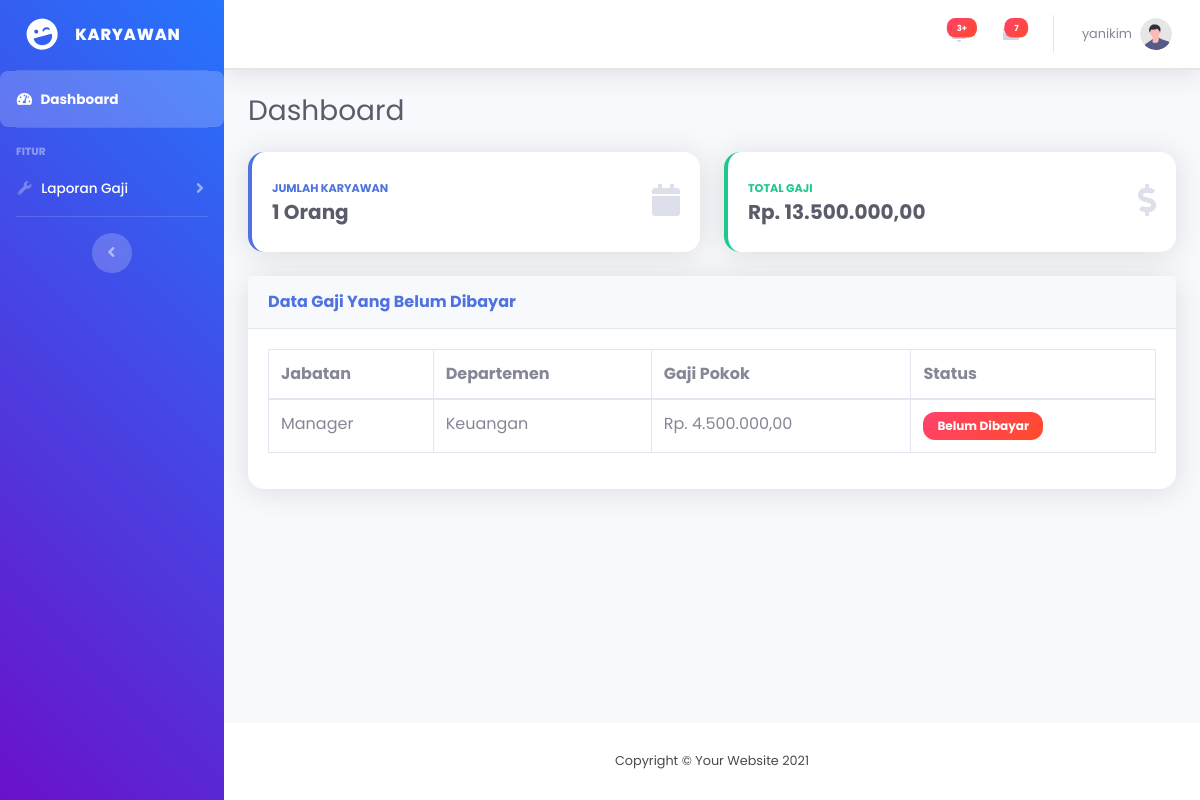
The app's page /karyawan (signed in), older data.
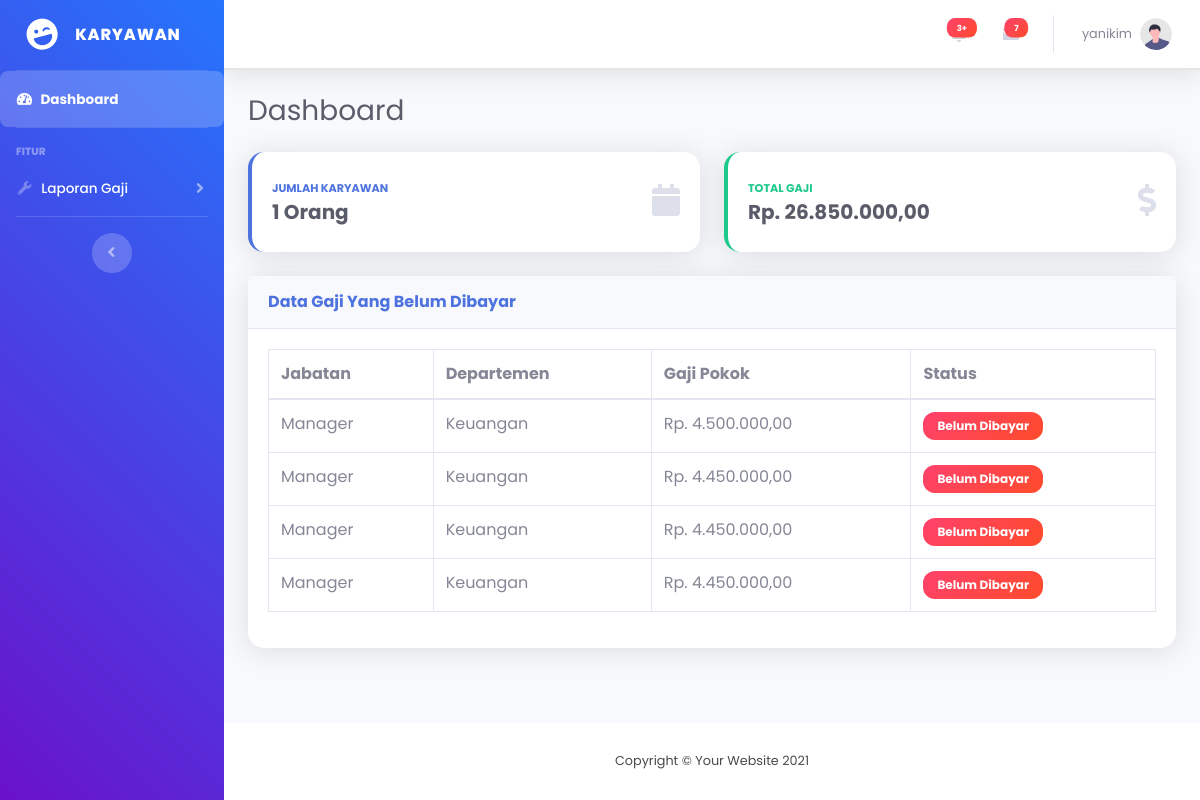
The same page, newer data.
### tables this page shows
CREATE TABLE `penggajian` (
  `id` int(11) NOT NULL,
  `id_karyawan` int(11) DEFAULT NULL,
  `jabatan` varchar(255) NOT NULL,
  `bulan_gaji` varchar(255) NOT NULL,
  `gaji_pokok` decimal(10,0) NOT NULL,
  `total_gaji` decimal(10,0) NOT NULL,
  `status` varchar(255) NOT NULL,
  `tanggal_pembayaran` date NOT NULL
);

CREATE TABLE `karyawan` (
  `id` int(11) NOT NULL,
  `nama` varchar(100) NOT NULL,
  `username` varchar(255) NOT NULL,
  `password` varchar(255) NOT NULL,
  `jabatan` varchar(100) NOT NULL,
  `departemen` varchar(100) DEFAULT NULL,
  `gaji_pokok` decimal(15,2) NOT NULL,
  `status` enum('aktif','non-aktif') DEFAULT 'aktif',
  `tanggal_bergabung` date DEFAULT NULL
);

### karyawan/index.php (the view, shortened to what the changed rows need)
<?php
    include '../koneksi.php';
$id_karyawan = $_SESSION['id_karyawan'];
$gaji = "SELECT SUM(total_gaji) as total_gaji FROM penggajian WHERE id_karyawan = '$id_karyawan'";
$resultgaji = $koneksi->query($gaji);
$rowgaji = $resultgaji->fetch_assoc();
$total_gaji = $rowgaji["total_gaji"];
?>
<!DOCTYPE html>
<html lang="en">
<head>
    <link href="../assets/vendor/fontawesome-free/css/all.min.css" rel="stylesheet" type="text/css">
    <link href="../assets/css/sb-admin-2.min.css" rel="stylesheet">
</head>
<body id="page-top">
    <div id="wrapper">
        <div id="content-wrapper" class="d-flex flex-column">
            <div id="content">
                <div class="container-fluid">
                    <div class="d-sm-flex align-items-center justify-content-between mb-4">
                        <h1 class="h3 mb-0 text-gray-800">Dashboard</h1>
                    </div>
                    <div class="row">
                        <div class="col-xl-6 col-md-6 mb-4">
                            <div class="card border-left-success shadow h-100 py-2">
                                <div class="card-body">
                                    <div class="row no-gutters align-items-center">
                                        <div class="col mr-2">
                                            <div class="text-xs font-weight-bold text-success text-uppercase mb-1">
                                                Total Gaji</div>
                                            <div class="h5 mb-0 font-weight-bold text-gray-800">Rp. <?= number_format($total_gaji, 2, ',', '.') ?></div>
                                        </div>
                                    </div>
                                </div>
                            </div>
                        </div>
                    </div>
                    <div class="row">
                        <div class="col-xl-12 col-lg-12">
                            <div class="card shadow mb-4">
                                <div class="card-body">
                                    <div class="table-responsive">
                                        <table class="table table-bordered" id="dataTable" width="100%" cellspacing="0">
                                            <thead>
                                                <tr>
                                                    <th>Jabatan</th>
                                                    <th>Departemen</th>
                                                    <th>Gaji Pokok</th>
                                                    <th>Status</th>
                                                </tr>
                                            </thead>
                                            <tbody>
                                            <?php
                                                $tampil = mysqli_query($koneksi, "SELECT p.*, k.nama,k.departemen
                                                                                FROM penggajian p
                                                                                JOIN karyawan k ON p.id_karyawan = k.id WHERE p.status = 'Belum Dibayar' AND p.id_karyawan = '$id_karyawan'");
                                                while($data = mysqli_fetch_array($tampil)):
                                            ?>
                                                <tr>
                                                    <td><?= $data['jabatan'] ?></td>
                                                    <td><?= $data['departemen'] ?></td>
                                                    <td>Rp. <?= number_format($data['total_gaji'], 2, ',', '.') ?></td>
                                                    <?php if ($data['status'] == 'Sudah Dibayar'): ?>
                                                    <td><span class="badge badge-success"><?= $data['status'] ?></span></td>
                                                    <?php else: ?>
                                                    <td><span class="badge badge-danger"><?= $data['status'] ?></span></td>
                                                    <?php endif; ?>
                                                </tr>
                                                <?php
                                                    endwhile;
                                                ?>
                                            </tbody>
                                        </table>
                                    </div>
                                </div>
                            </div>
                        </div>
                    </div>
                </div>
            </div>
        </div>
    </div>
</body>
</html>

Row changes from the older to the newer data that the page shows:
added penggajian: jabatan "Manager", id_karyawan.departemen "Keuangan", total_gaji "4.450.000,00", status "Belum Dibayar"
added penggajian: jabatan "Manager", id_karyawan.departemen "Keuangan", total_gaji "4.450.000,00", status "Belum Dibayar"
added penggajian: jabatan "Manager", id_karyawan.departemen "Keuangan", total_gaji "4.450.000,00", status "Belum Dibayar"
Text that changed along with them:
$total_gaji: "13.500.000,00" → "26.850.000,00"
